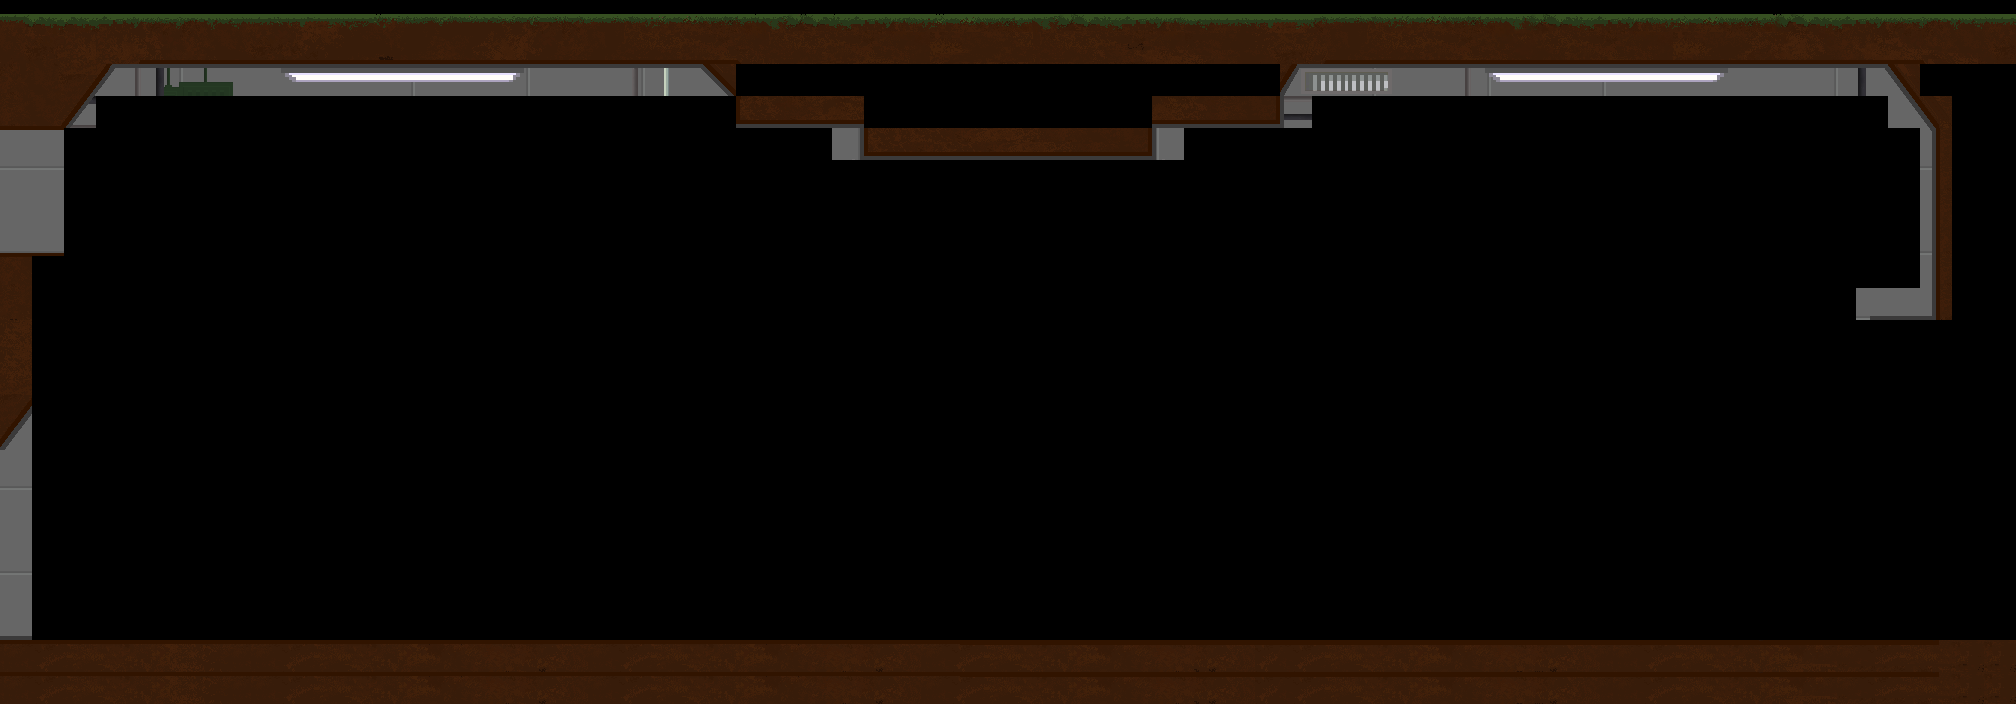

Rendered tile map (Tiled .tmx) drawn with the repository's tilesets; below, a short description and the map source with its tile grids summarised:
An orthogonal 63x22 tile map with 32x32 px tiles, 5 tile layers (fondo_tierra, pared, techo, suelo, ...).

<map version="1.10" tiledversion="1.11.0" orientation="orthogonal" renderorder="right-down" width="63" height="22" tilewidth="32" tileheight="32" infinite="0" nextlayerid="6" nextobjectid="1">
 <tileset firstgid="1" source="bunk_b.tsx" />
 <layer id="1" name="fondo_tierra" width="63" height="22">
  <data>[1386 cells, 262 non-empty, 196 distinct tile ids]</data>
 </layer>
 <layer id="5" name="pared" width="63" height="22">
  <data>[1386 cells, 17 non-empty, 17 distinct tile ids]</data>
 </layer>
 <layer id="2" name="techo" width="63" height="22">
  <data>[1386 cells, 61 non-empty, 61 distinct tile ids]</data>
 </layer>
 <layer id="3" name="suelo" width="63" height="22">
  <data>[1386 cells, 4 non-empty, 4 distinct tile ids]</data>
 </layer>
 <layer id="4" name="base" width="63" height="22">
  <data>[1386 cells, 4 non-empty, 4 distinct tile ids]</data>
 </layer>
</map>
